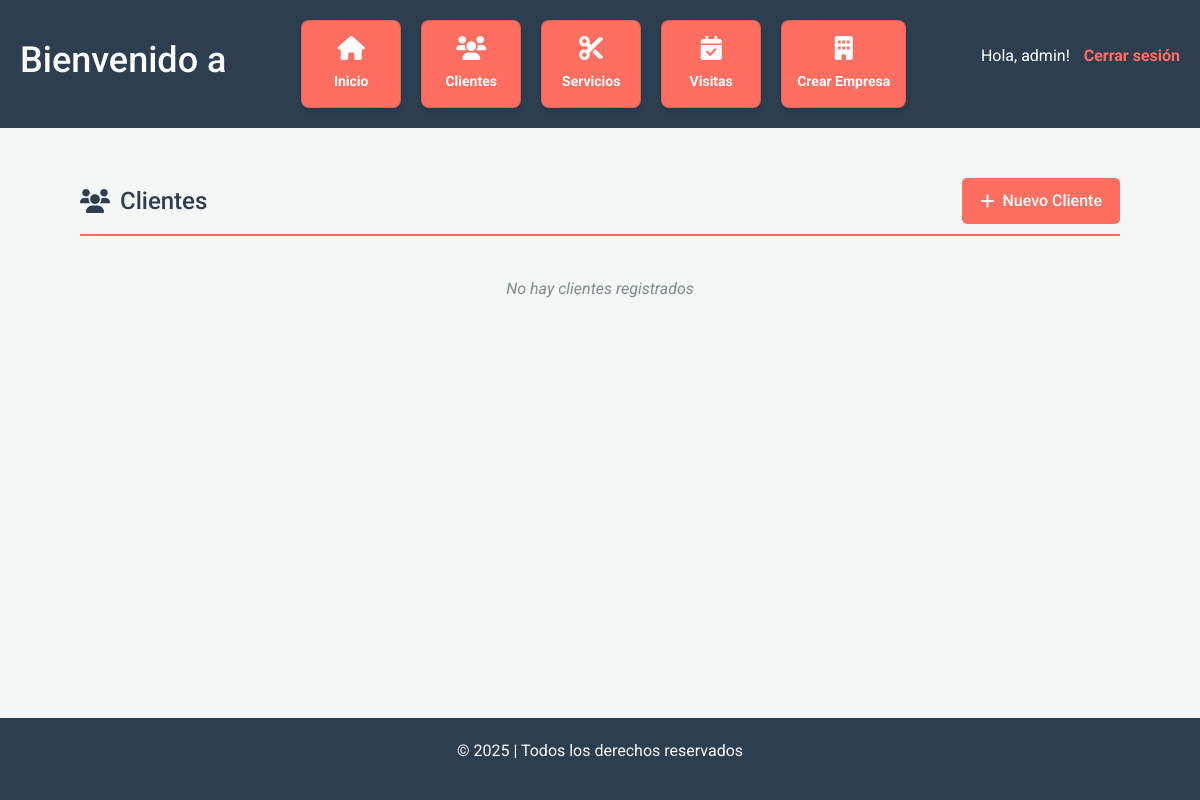
Page /clientes/ (signed in) on the earlier database version.
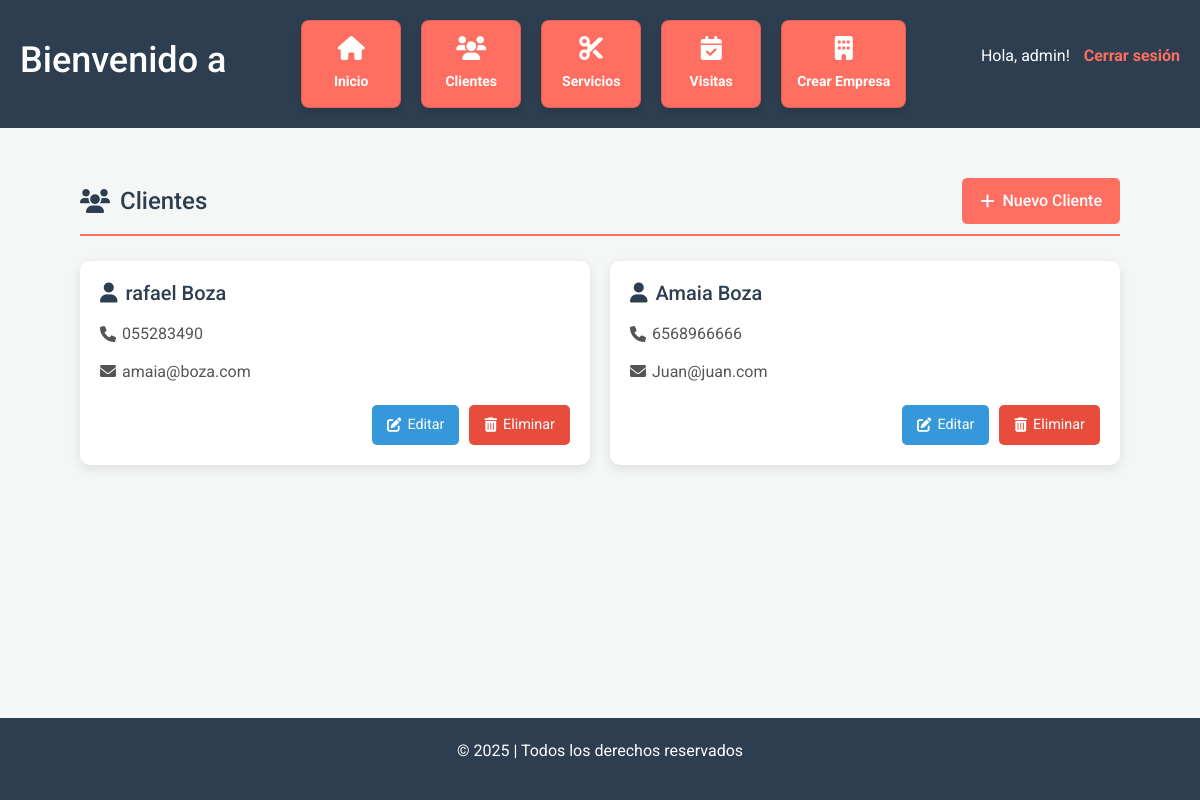
Same page on the later database version.
### gestion/models.py (models this page shows, shortened)
class Cliente(models.Model):
    empresa = models.ForeignKey(Empresa, on_delete=models.CASCADE, related_name="clientes", null=True, blank=True)
    nombre = models.CharField(max_length=100)
    telefono = models.CharField(max_length=20)
    email = models.EmailField(blank=True, null=True)
    fecha_registro = models.DateField(auto_now_add=True)

### gestion/views.py (the view)
# urls.py: path('clientes/', views.clientes, name='clientes'),
@login_required
def clientes(request):
    clientes = Cliente.objects.all()
    return render(request, 'clientes.html', {'clientes': clientes})

### gestion/context_processors.py (called while the page is built)
def user_has_empresa(request):
    return {
        'user_has_empresa': request.user.is_authenticated and Empresa.objects.filter(usuario=request.user).exists()
    }

def empresa(request):
    if request.user.is_authenticated:
        empresa = Empresa.objects.filter(usuario=request.user).first()
    else:
        empresa = None
    return {
        'empresa': empresa
    }

### gestion/templates/clientes.html (shortened to what this page needs)
{% extends 'base.html' %}
{% block content %}
<div class="clientes-container">
    <div class="header-actions">
        <h2><i class="fas fa-users"></i>Clientes</h2>
        <a href="{% url 'nuevo_cliente' %}" class="btn-add">
            <i class="fas fa-plus"></i> Nuevo Cliente
        </a>
    </div>
    {% if clientes %}
    <div class="clientes-grid">
        {% for cliente in clientes %}
        <div class="cliente-card">
            <h3><i class="fas fa-user"></i> {{ cliente.nombre }}</h3>
            <p><i class="fas fa-phone"></i> {{ cliente.telefono|default:"-" }}</p>
            <p><i class="fas fa-envelope"></i> {{ cliente.email|default:"-" }}</p>
            <div class="card-actions">
                <a href="{% url 'editar_cliente' cliente.id %}" class="btn btn-edit">
                    <i class="fas fa-edit"></i> Editar
                </a>
                <a href="{% url 'eliminar_cliente' cliente.id %}" class="btn btn-delete"
                    onclick="return confirm('¿Seguro que deseas eliminar este cliente?');">
                    <i class="fas fa-trash-alt"></i> Eliminar
                </a>
            </div>
        </div>
        {% endfor %}
    </div>
    {% else %}
    <p class="no-clients">No hay clientes registrados</p>
    {% endif %}
</div>
{% endblock %}

Differences in the rows shown:
added Cliente: nombre "rafael Boza", telefono "055283490", email "amaia@boza.com"
added Cliente: nombre "Amaia Boza", telefono "6568966666", email "Juan@juan.com"
Other differences:
text no longer shown: "No hay clientes registrados"
